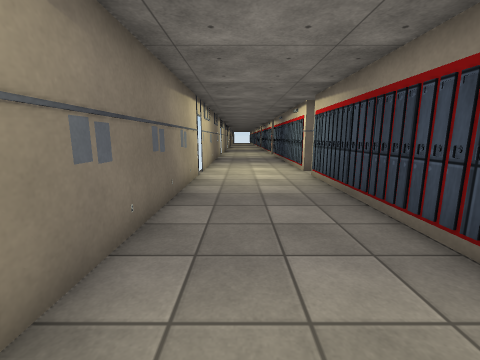
View 1 (above)

16 first-person views from a walk through a scene from a Unity 3-D project. The camera is 1.3 m above the floor, tilts 10° down and sees 90° across. Doors are open. The floor is counted in squares, 1 m on a side. Each view is taken from the middle of a square. On the plan, view 1 faces up. The plan holds only what a view shows up to about 12 squares ahead; the rest is blank. The place goes on beyond the plan. Some surface patterns are stand-ins.

View 2
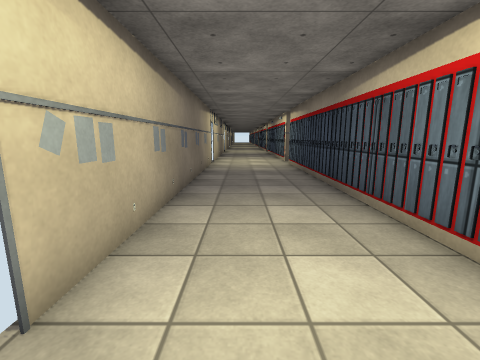

View 3
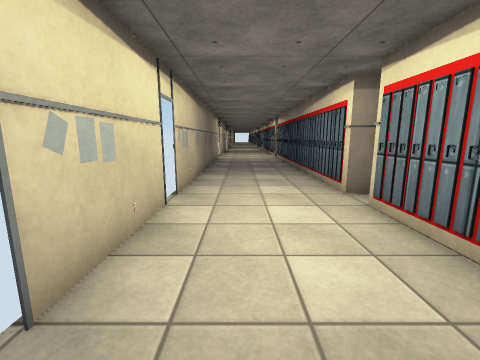

View 4
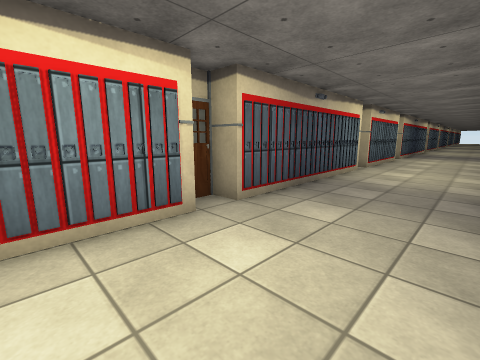

View 5
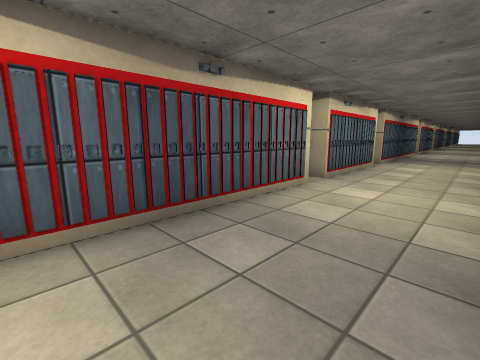

View 6
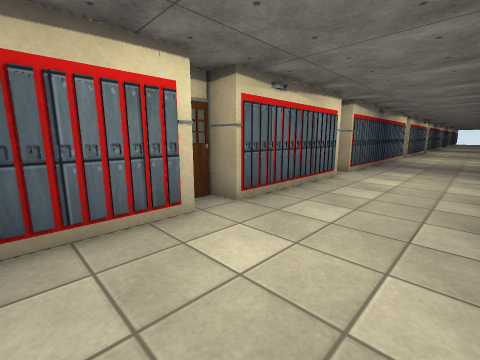

View 7
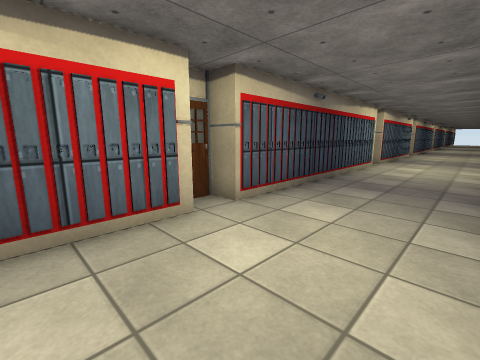

View 8
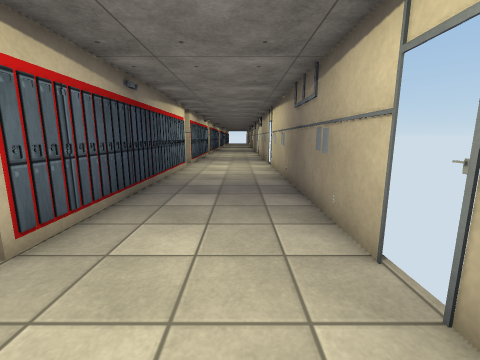

View 9
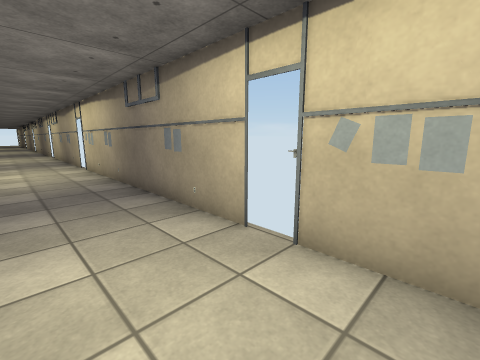

View 10
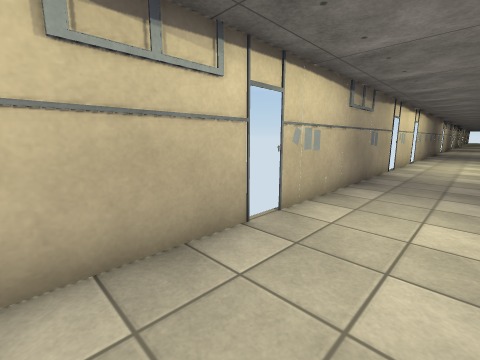

View 11
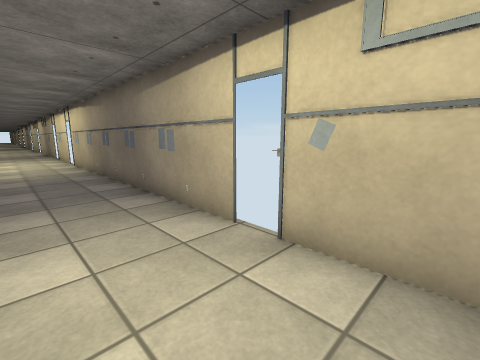

View 12
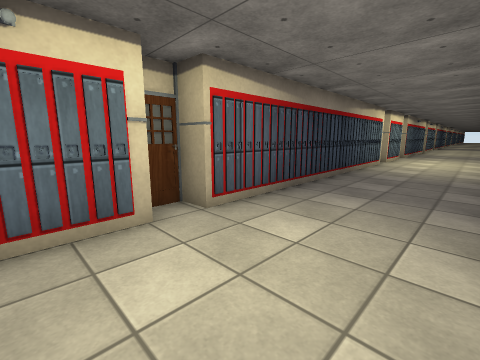

View 13
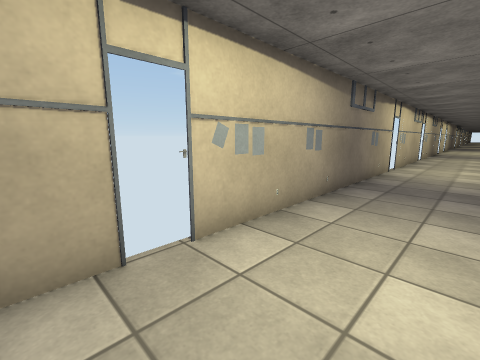

View 14
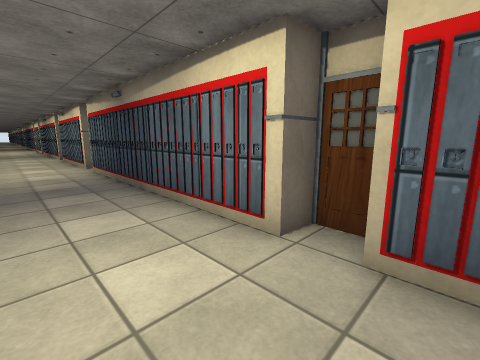

View 15
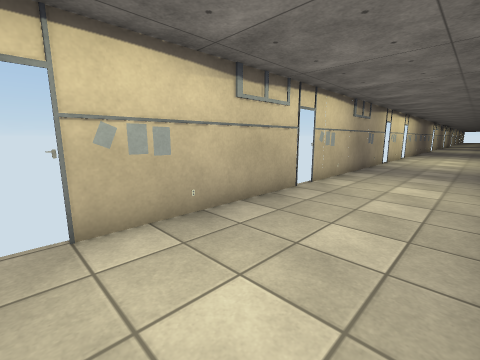

View 16
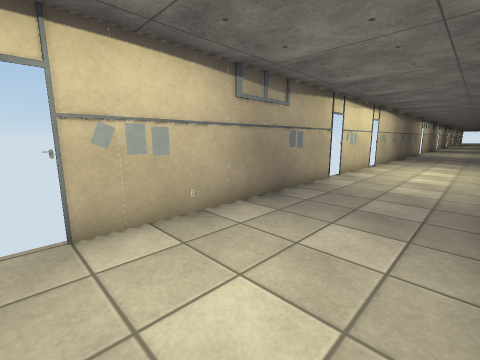

### Floor plan
Points are (right, up) in squares from view 1. A wall is a line through its corners. A room is listed if a view was taken in it or the views show most of it. See-through windows are left out.
Room 1 (views 1, 2, 3, 4, 5, 6, 7, 8, 9, 10, 11, 12, 13, 14, 15, 16)
walls: (-1.5, -7.3) (-1.5, -14.8); (2.5, -6.5) (2.5, -3.4); (2.5, -14.4) (2.5, -7.4) (3.3, -7.4) (3.3, -6.9); (-1.5, -15.3) (-1.5, -20.6); (-1.5, -3.4) (-1.5, -6.6); (3.1, -2.5) (2.5, -2.4) (2.5, 8.4) (3.3, 8.4) (3.3, 9.1); (2.5, -20.4) (2.5, -15.4) (3.3, -15.4) (3.3, -14.9); (-1.5, -21.3) (-1.5, -30.5); (-1.5, 8.5) (-1.5, -2.6); (2.5, 9.4) (2.5, 11.1); (3.3, -31.1) (3.3, -30.3) (2.5, -30.2) (2.5, -21.4) (3.3, -21.3) (3.3, -20.8); (-1.5, -31.1) (-1.5, -32.5); (-1.5, 11.5) (-1.5, 9.1); (2.5, -32.1) (2.5, -31.3)
ways out: open door at (-1.5, -31); open door at (-1.5, -21); open door at (-1.5, -15); open door at (-1.5, -7); open door at (-1.5, -3); open door at (-1.5, 9)
objects: other object (2, -30); other object (2, -29); other object (2, -28); other object (2, -27); other object (2, -26); other object (2, -25); other object (2, -24); other object (2, -23); other object (2, -22); other object (2, -20); other object (2, -19); other object (2, -18); other object (2, -17); other object (2, -16); other object (2, -14); other object (2, -13); other object (2, -12); other object (2, -11); other object (2, -10); other object (2, -9); other object (2, -8); other object (2, -6); other object (2, -5); other object (2, -4); other object (2, -2); other object (2, -1); other object (2, 0); other object (2, 1); other object (2, 2); other object (2, 3); other object (2, 4); other object (2, 5); other object (2, 6); other object (2, 7); other object (2, 8); other object (2, 10); other object (2, 11)

Where each view was taken, in squares from view 1:
view 1: 0 up, 0 right, facing up
view 2: 4 down, 0 right, facing up
view 3: 8 down, 0 right, facing up
view 4: 4 down, 1 left, facing down-right
view 5: 8 down, 1 left, facing down-right
view 6: 12 down, 1 left, facing down-right
view 7: 18 down, 1 left, facing down-right
view 8: 19 down, 0 right, facing down
view 9: 19 down, 1 right, facing down-left
view 10: 18 down, 1 right, facing up-left
view 11: 11 up, 1 right, facing down-left
view 12: 11 up, 1 left, facing down-right
view 13: 32 down, 1 right, facing up-left
view 14: 32 down, 0 right, facing up-right
view 15: 21 down, 2 right, facing up-left
view 16: 15 down, 2 right, facing up-left
